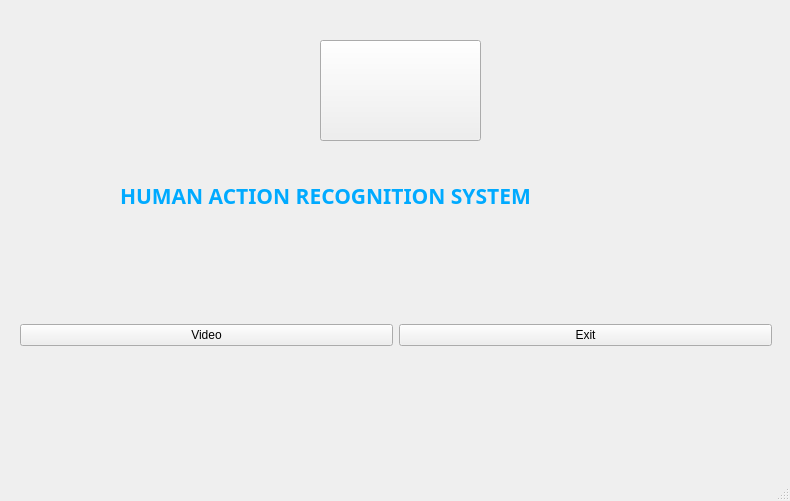
<?xml version="1.0" encoding="UTF-8"?>
<ui version="4.0">
 <class>GUI_</class>
 <widget class="QMainWindow" name="GUI_">
  <property name="geometry">
   <rect>
    <x>0</x>
    <y>0</y>
    <width>790</width>
    <height>501</height>
   </rect>
  </property>
  <property name="windowTitle">
   <string>MainWindow</string>
  </property>
  <property name="windowIcon">
   <iconset>
    <normaloff>venv/Lib/site-packages/qt5_applications/Qt/bin/icons8-action-64 (2).png</normaloff>venv/Lib/site-packages/qt5_applications/Qt/bin/icons8-action-64 (2).png</iconset>
  </property>
  <property name="toolButtonStyle">
   <enum>Qt::ToolButtonTextUnderIcon</enum>
  </property>
  <property name="dockNestingEnabled">
   <bool>false</bool>
  </property>
  <widget class="QWidget" name="centralwidget">
   <widget class="QLabel" name="label">
    <property name="geometry">
     <rect>
      <x>120</x>
      <y>180</y>
      <width>611</width>
      <height>31</height>
     </rect>
    </property>
    <property name="font">
     <font>
      <family>Microsoft YaHei</family>
      <pointsize>16</pointsize>
      <weight>75</weight>
      <bold>true</bold>
     </font>
    </property>
    <property name="mouseTracking">
     <bool>false</bool>
    </property>
    <property name="autoFillBackground">
     <bool>false</bool>
    </property>
    <property name="styleSheet">
     <string notr="true">color: rgb(0, 170, 255);</string>
    </property>
    <property name="text">
     <string>HUMAN ACTION RECOGNITION SYSTEM</string>
    </property>
   </widget>
   <widget class="QWidget" name="horizontalLayoutWidget">
    <property name="geometry">
     <rect>
      <x>20</x>
      <y>230</y>
      <width>752</width>
      <height>211</height>
     </rect>
    </property>
    <layout class="QHBoxLayout" name="horizontalLayout">
     <item>
      <widget class="QPushButton" name="pushButton">
       <property name="accessibleDescription">
        <string/>
       </property>
       <property name="layoutDirection">
        <enum>Qt::LeftToRight</enum>
       </property>
       <property name="autoFillBackground">
        <bool>false</bool>
       </property>
       <property name="styleSheet">
        <string notr="true"/>
       </property>
       <property name="inputMethodHints">
        <set>Qt::ImhNone</set>
       </property>
       <property name="text">
        <string>Video</string>
       </property>
       <property name="icon">
        <iconset>
         <normaloff>venv/Lib/site-packages/qt5_applications/Qt/bin/icons8-video-100.png</normaloff>venv/Lib/site-packages/qt5_applications/Qt/bin/icons8-video-100.png</iconset>
       </property>
       <property name="iconSize">
        <size>
         <width>200</width>
         <height>200</height>
        </size>
       </property>
      </widget>
     </item>
     <item>
      <widget class="QPushButton" name="pushButton_3">
       <property name="text">
        <string>Exit</string>
       </property>
       <property name="icon">
        <iconset>
         <normaloff>venv/Lib/site-packages/qt5_applications/Qt/bin/icons8-exit-100.png</normaloff>venv/Lib/site-packages/qt5_applications/Qt/bin/icons8-exit-100.png</iconset>
       </property>
       <property name="iconSize">
        <size>
         <width>200</width>
         <height>200</height>
        </size>
       </property>
      </widget>
     </item>
    </layout>
   </widget>
   <widget class="QPushButton" name="pushButton_4">
    <property name="geometry">
     <rect>
      <x>320</x>
      <y>40</y>
      <width>161</width>
      <height>101</height>
     </rect>
    </property>
    <property name="text">
     <string/>
    </property>
    <property name="icon">
     <iconset>
      <normaloff>venv/Lib/site-packages/qt5_applications/Qt/bin/icons8-action-64 (1).png</normaloff>venv/Lib/site-packages/qt5_applications/Qt/bin/icons8-action-64 (1).png</iconset>
    </property>
    <property name="iconSize">
     <size>
      <width>200</width>
      <height>200</height>
     </size>
    </property>
   </widget>
  </widget>
  <widget class="QMenuBar" name="menubar">
   <property name="geometry">
    <rect>
     <x>0</x>
     <y>0</y>
     <width>790</width>
     <height>26</height>
    </rect>
   </property>
  </widget>
  <widget class="QStatusBar" name="statusbar"/>
 </widget>
 <resources/>
 <connections/>
</ui>
